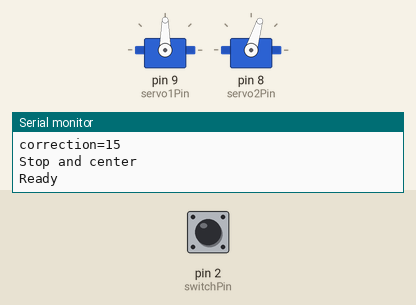
Recording of a sketch running on a simulated Arduino Uno, built with avr-gcc and run on an emulated ATmega328P. Shown: 2 × servo, the last lines printed to the serial monitor. The test bench sets the inputs (shaded band); at power-on: pin 2 (switchPin) LOW. Random numbers use the default seed unless the sketch sets one.

Above: at 1.2 s.
1.3 s: pin 2 (switchPin) pulled HIGH for 0.15 s
At 3.75 s:
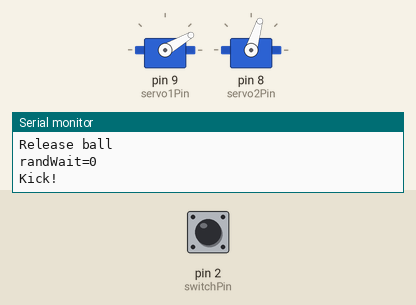
4.4 s: pin 2 (switchPin) pulled HIGH for 1 s
8.4 s: pin 2 (switchPin) pulled HIGH for 3.2 s
At 11.75 s:
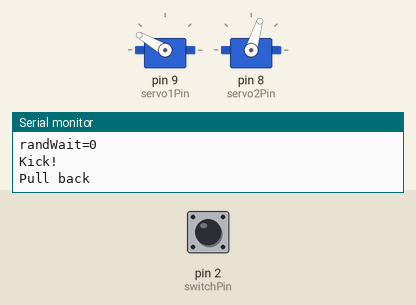
13.3 s: pin 2 (switchPin) driven HIGH
At 13.45 s:
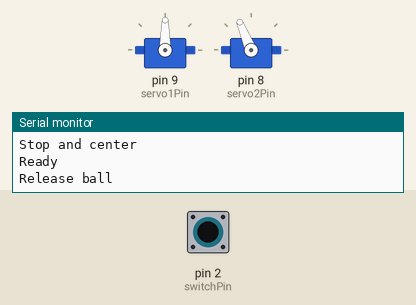
Timing chart, 0 to 17.3 s (numbered marks = the images above; inputs shaded):
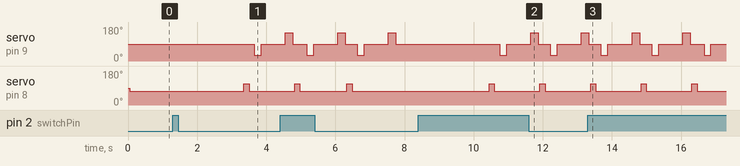

The sketch:

shooter1.ino
```cpp
#include <Servo.h>

int servo1Pin = 9;
int servo2Pin = 8;
int switchPin =2;

int active = 0;

// Servo
// brown  = gnd
// red    = 5v
// orange = signal
Servo servo1;
Servo servo2;

int force=60;
int movement=200;
int correction=15;

void setup()
{
  Serial.begin(9600); // open the serial port at 9600 bps:
  pinMode(switchPin, INPUT);
  servo1.attach(servo1Pin);
  servo2.attach(servo2Pin);

  Serial.println();
  Serial.println("Setup");
  Serial.print("force="); Serial.println(force);
  Serial.print("movement="); Serial.println(movement);
  Serial.print("correction="); Serial.println(correction);

  randomSeed(analogRead(0));

  //servo.write(90-delta);
  //delay(move_delay);
  //servo.write(90+delta);
  //delay(move_delay);
  stop_center();

  servo2.writeMicroseconds(1300);

  Serial.println("Ready");
}

int buttonState;            // the current reading from the input pin
int lastButtonState = LOW;  // the previous reading from the input pin
int lastDebounceTime = 0;  // the last time the output pin was toggled
int debounceDelay = 50;    // the debounce time; increase if the output

void loop()
{
  int reading = digitalRead(switchPin);

  // If the switch changed, due to noise or pressing:
  if (reading != lastButtonState)
  {
    lastDebounceTime = millis();
  }

  if ((millis() - lastDebounceTime) > debounceDelay)
  {
    if (reading != buttonState)
    {
      buttonState=reading;
      if ( active==0 )
      {
        active=1;
        Serial.println("Start kicking");
        delay(2000);
      }
      else
      {
        active=0;
        Serial.println("Stop kicking");
      }
    }
  }
  lastButtonState = reading;

  if (active)
  {
      releaseball();
      random_wait();
      kickball();
  }
}

void stop_center()
{
  Serial.println("Stop and center");
  servo1.write(90);
  delay(50);
}

void releaseball()
{
  Serial.println("Release ball");
  servo2.writeMicroseconds(1700);
  delay(150);
  servo2.writeMicroseconds(1300);
  delay(150);
}

void random_wait()
{
  int r = random(2);
  int randWait = 0;
  if (r==1) randWait = 50;
  Serial.print("randWait="); Serial.println(randWait);
  delay(randWait);
}

void kickball()
{
  Serial.println("Kick!");

  servo1.write(90-force);
  delay(movement);

  servo1.write(90);
  delay(700);

  Serial.println("Pull back");
  servo1.write(90+force);
  delay(movement+correction);

  Serial.println("Kicked");

  stop_center();
  Serial.println("Ready");
}
```

Measured:
- after the input at 1.3 s, servo on pin 9 (servo1Pin): 90° → 30° after 2.4 s, → 90° 0.20 s later; servo on pin 8 (servo2Pin): 73° → 112° after 2.1 s, → 73° 0.15 s later
- after the input at 8.4 s, servo on pin 9 (servo1Pin): 90° → 30° after 2.4 s, → 90° 0.20 s later, → 150° 0.70 s later, → 90° 0.22 s later, … (7 changes in this stretch); servo on pin 8 (servo2Pin): alternates 112° for 0.15 s and 73° for 1.3 s, starting after 2.0 s
- after the input at 13.3 s, servo on pin 8 (servo2Pin): alternates 112° for 0.15 s and 73° for 1.3 s, starting after 0.08 s
